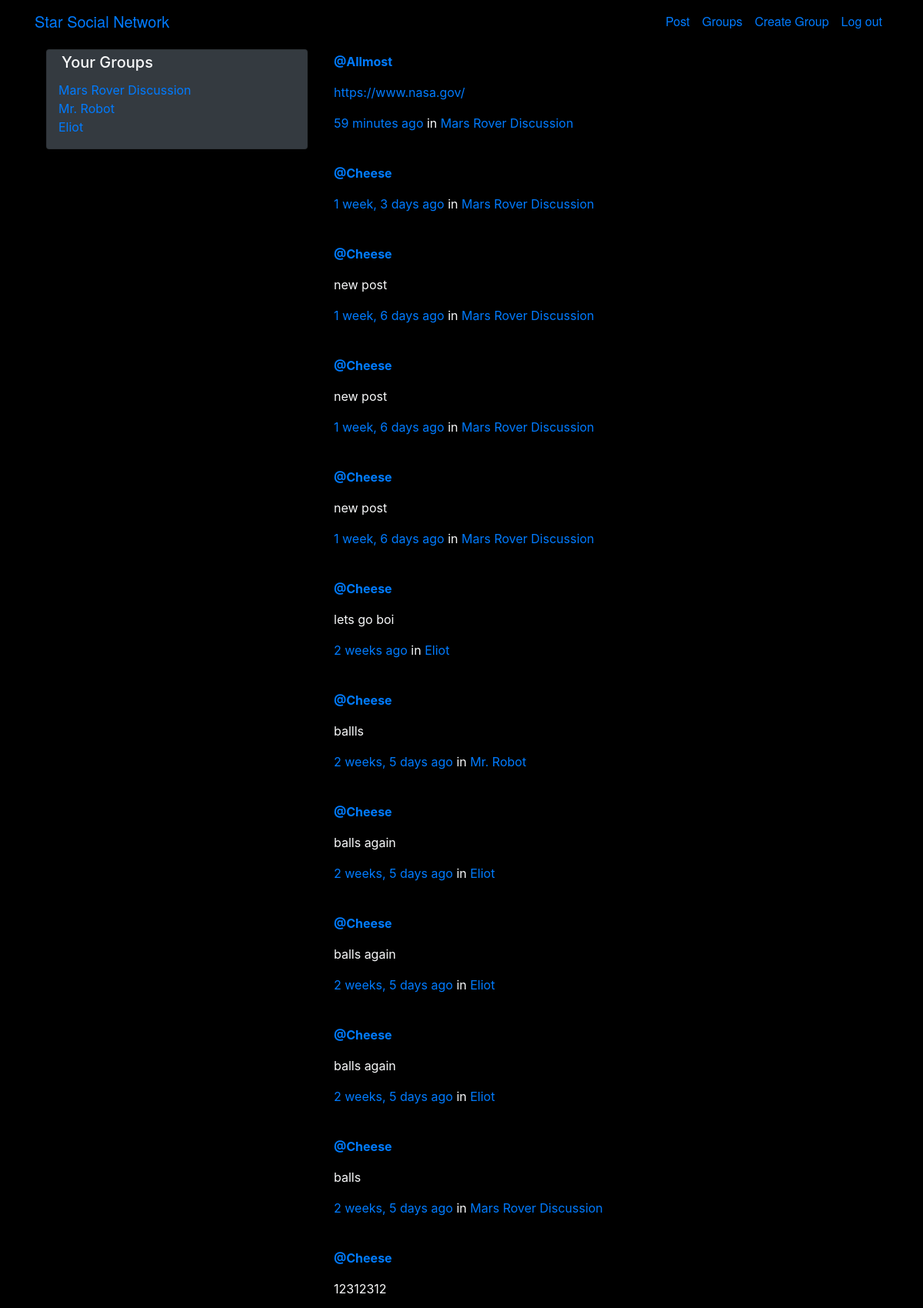
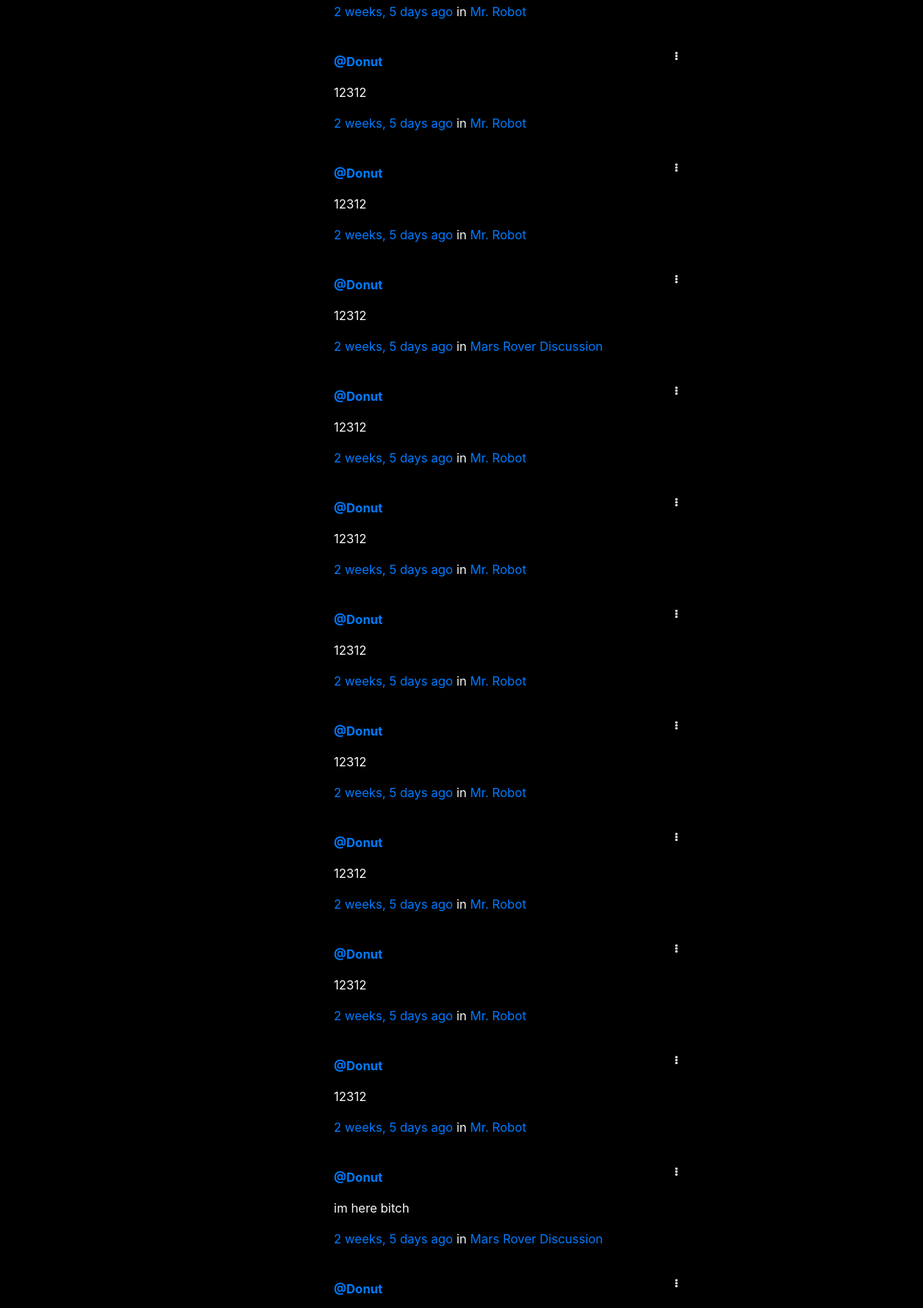
Page /posts/ (signed in, upper part) on the committed database (2 pictures, top to bottom).
### groups/models.py (models this page shows, shortened)
class GroupMember(models.Model):
   group = models.ForeignKey(Group,related_name='memberships',on_delete=models.CASCADE)
   user = models.ForeignKey(User,related_name='user_groups',on_delete=models.CASCADE)
   class Meta:
       unique_together =('group','user')

class Group(models.Model):
    name = models.CharField(max_length=255,unique=True)
    slug = models.SlugField(allow_unicode = True,unique=True)
    description = models.TextField(blank=True, default='')
    description_html = models.TextField(editable=False, default='',blank= True)
    members = models.ManyToManyField(User,through='GroupMember')

### posts/models.py (models this page shows, shortened)
class Post(models.Model):
    user = models.ForeignKey(User,related_name='posts',on_delete=models.CASCADE)
    created_at = models.DateTimeField(auto_now_add=True)
    message = models.TextField(blank=True,)
    message_html = models.TextField(editable=False)
    group = models.ForeignKey(Group,related_name='posts',null = True, blank=True,on_delete=models.CASCADE)
    class Meta:
        ordering = ['-created_at']
        unique_together = ['user','message']

### posts/views.py (the view)
# urls.py: path('', views.PostList.as_view(), name="all"),
class PostList(SelectRelatedMixin, generic.ListView):
    model = models.Post
    select_related = ("user", "group")
    ordering = ['-created_at']

### posts/templates/posts/post_list.html (shortened to what this page needs)
{% extends "posts/post_base.html" %}
{% load humanize %}
{% block pre_post_content %}
<div class="col-md-4">
	{% if request.user.is_authenticated %}
	<div class="card card-with-shadow text-light bg-dark">
		<div class="content container ">
			<h5 class="title p-1 ">Your Groups</h5>
			<ul class="list-unstyled">
				{% for member_group in user.user_groups.all %}
				<li class="group li-with-bullet">
					<a href="{% url 'groups:single' slug=member_group.group.slug %}">{{ member_group.group.name }}</a>
				</li>
				{% endfor %}
				</ul>
		</div>
	</div>
	{% endif %}
</div>
{% endblock %}
{% block post_content %}
<div class="col-md-6 ">
	{% for post in post_list %}
  {% include "posts/_post.html" %}
	{% endfor %}
</div>
{% endblock %}

### posts/templates/posts/_post.html (shortened to what this page needs)
<div class="post media ">
	<div class="media-body container text-light p-1 col-md-12 ">
		<a href="{% url 'posts:for_user' username=post.user.username %}"><strong >@{{ post.user.username }}</strong></a>
			{% if user.is_authenticated and post.user == user and not hide_delete %}
				<a class= "xbtn" href="{% url 'posts:delete' pk=post.pk %}" title="delete" class="btn btn-simple">
					<span class=" fa fa-ellipsis-v text-light" aria-hidden="true"></span>
				</a>
			{% endif %}
		<p class="media-heading nasatext">{{ post.message_html|safe|urlize }}</p>
			<time class="time text-primary">{{ post.created_at | timesince}} ago</time>
			{% if post.group %}
			<span class="group-name">in <a href="{% url 'groups:all' %}">{{ post.group.name }}</a></span>
			{% endif %}
		<hr>
	</div>
</div>

### static/css/master.css (style rules this page uses)
body { margin: auto; max-width:1500px; background-color: black; color:white; }
html, body { height: 100%; width: 100%; max-width:1500px; background: rgb(0, 0, 0); margin: auto; }
.container { position: relative; }
.nasatext { font-family: "Titillium Web", "Helvetica Neue", "Helvetica", Arial, sans-serif; }
.xbtn { width: 75px; font-size: 10pt; margin-right: 2px; position:absolute; top:0; right:0; }

### rows in the picture
GroupMember: group.name "Mars Rover Discussion"
GroupMember: group.name "Mr. Robot"
GroupMember: group.name "Eliot"
Post: user.username "Allmost", message_html "https://www.nasa.gov/", created_at "59 minutes", group.name "Mars Rover Discussion"
Post: user.username "Cheese", created_at "1 week, 3 days", group.name "Mars Rover Discussion"
Post: user.username "Cheese", message_html "new post", created_at "1 week, 6 days", group.name "Mars Rover Discussion"
Post: user.username "Cheese", message_html "new post", created_at "1 week, 6 days", group.name "Mars Rover Discussion"
Post: user.username "Cheese", message_html "new post", created_at "1 week, 6 days", group.name "Mars Rover Discussion"
Post: user.username "Cheese", message_html "lets go boi", created_at "2 weeks", group.name "Eliot"
Post: user.username "Cheese", message_html "ballls", created_at "2 weeks, 5 days", group.name "Mr. Robot"
Post: user.username "Cheese", message_html "balls again", created_at "2 weeks, 5 days", group.name "Eliot"
Post: user.username "Cheese", message_html "balls again", created_at "2 weeks, 5 days", group.name "Eliot"
Post: user.username "Cheese", message_html "balls again", created_at "2 weeks, 5 days", group.name "Eliot"
Post: user.username "Cheese", message_html "balls", created_at "2 weeks, 5 days", group.name "Mars Rover Discussion"
Post: user.username "Cheese", message_html "12312312", created_at "2 weeks, 5 days", group.name "Mr. Robot"
Post: user.username "Donut", message_html "12312", created_at "2 weeks, 5 days", group.name "Mr. Robot"
Post: user.username "Donut", message_html "12312", created_at "2 weeks, 5 days", group.name "Mr. Robot"
Post: user.username "Donut", message_html "12312", created_at "2 weeks, 5 days", group.name "Mars Rover Discussion"
Post: user.username "Donut", message_html "12312", created_at "2 weeks, 5 days", group.name "Mr. Robot"
Post: user.username "Donut", message_html "12312", created_at "2 weeks, 5 days", group.name "Mr. Robot"
Post: user.username "Donut", message_html "12312", created_at "2 weeks, 5 days", group.name "Mr. Robot"
Post: user.username "Donut", message_html "12312", created_at "2 weeks, 5 days", group.name "Mr. Robot"
Post: user.username "Donut", message_html "12312", created_at "2 weeks, 5 days", group.name "Mr. Robot"
Post: user.username "Donut", message_html "12312", created_at "2 weeks, 5 days", group.name "Mr. Robot"
Post: user.username "Donut", message_html "12312", created_at "2 weeks, 5 days", group.name "Mr. Robot"
Post: user.username "Donut", message_html "im here bitch", created_at "2 weeks, 5 days", group.name "Mars Rover Discussion"
Post: user.username "Donut"
